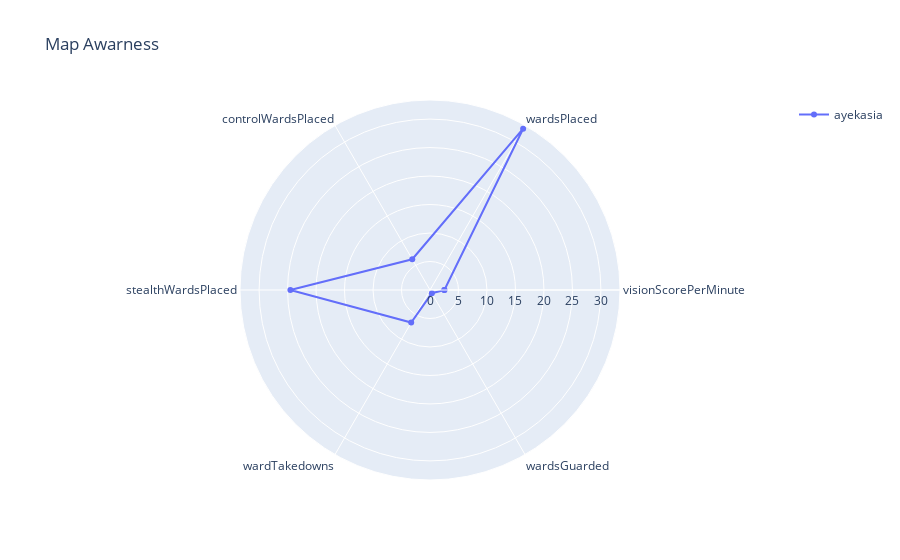

Notebook source saved alongside this figure:
### Markdown cell above
Cette méta-variable peut être évaluée en utilisant des statistiques telles que le nombre de contrôleurs de vision placés, le nombre d'ennemis détectés par des contrôleurs de vision, le temps passé à la base pour acheter des objets, etc. Ces statistiques révèlent la capacité du joueur à comprendre et à contrôler la carte du jeu.

On pourrait simplement se baser sur le score de vision par minute pour cette caractéristique.

### Code cell
import pandas as pd
import plotly.graph_objects as go

columns = ["visionScorePerMinute" , "wardsPlaced", "controlWardsPlaced", "stealthWardsPlaced", "wardTakedowns", "wardsGuarded", "visionScorePerMinute"]

# categories = [Vision score Per Minute, Ward Per Minute, Vision Ward Per Minute, Ward Cleared Per Minute]
# visionScore                        object
# visionScorePerMinute              float64
# wardsPlaced                        object
# controlWardsPlaced                 object
# stealthWardsPlaced                 object
# wardTakedowns                      object
# wardsKilled                        object
# wardsGuarded                       object

chemin_data_5 = chemin_scouting + "/datas/matches/equipes/GW/lol_df_ayekasia.pkl"
data_lol_5 = pd.read_pickle(chemin_data_5)
summoner_name_5 = data_lol_5["summonerName"][0]


data_lol = data_lol_5
summoner_name = summoner_name_5
data_lol = data_lol[data_lol["gameDuration"]>0]
data = data_lol[columns].mean()

first_row = data.iloc[[0]]
data = pd.concat([data, first_row], ignore_index=True)

print(data)

fig = go.Figure(
    data=[
        go.Scatterpolar(r=data, theta=columns, name=summoner_name),
        ],
    layout=go.Layout(
        title=go.layout.Title(text='Map Awarness'),
        showlegend=True
    )
)

fig.show()

### Figure 1 — Plotly figure (JSON) as saved in the notebook; plotly's stock layout.template omitted (floating-point values rounded to 4 significant figures)
{"data": [{"name": "ayekasia", "r": [2.527, 32.69, 6.23, 24.51, 6.6, 0.65, 2.527, 2.527], "theta": ["visionScorePerMinute", "wardsPlaced", "controlWardsPlaced", "stealthWardsPlaced", "wardTakedowns", "wardsGuarded", "visionScorePerMinute"], "type": "scatterpolar"}], "layout": {"autosize": true, "polar": {"angularaxis": {"type": "category"}, "radialaxis": {"autorange": true, "range": [0, 34.11], "type": "linear"}}, "showlegend": true, "title": {"text": "Map Awarness"}}}
